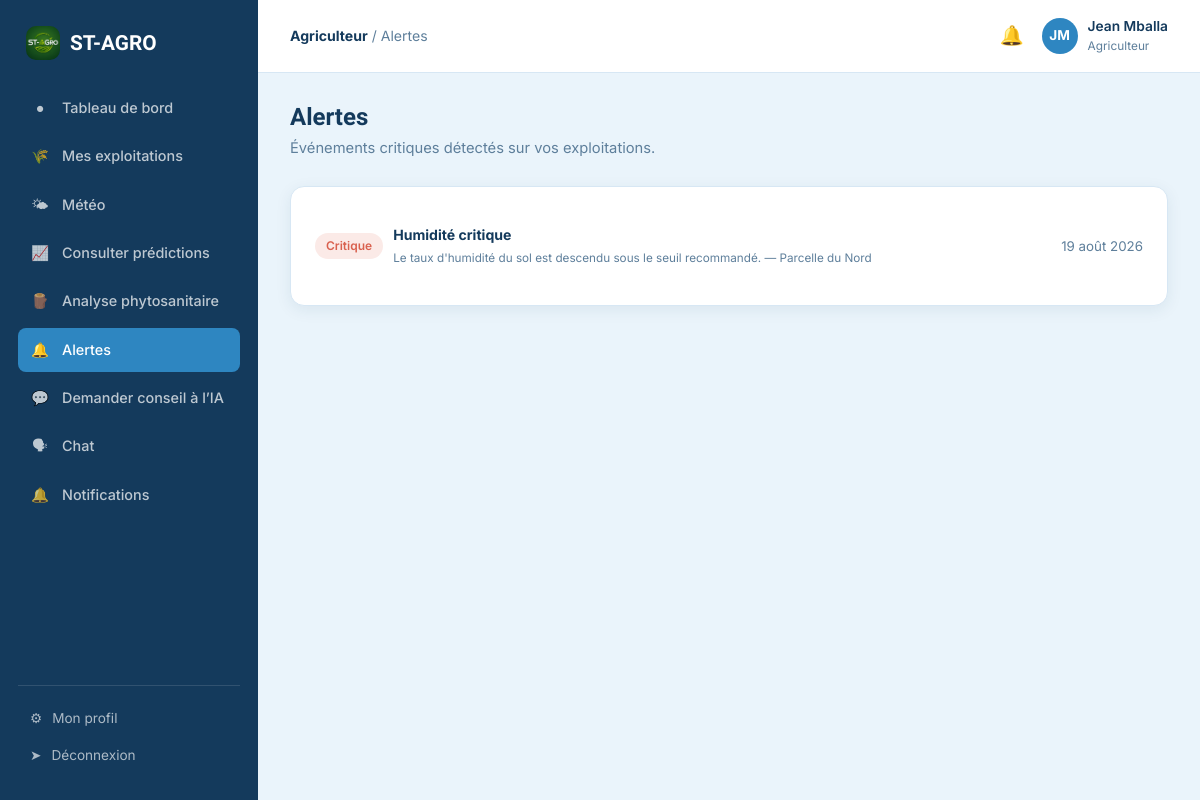
Screenshot of /agriculteur/alertes.php (signed in) with the database file from the repository.
### tables this page shows
CREATE TABLE utilisateurs (
    id INT AUTO_INCREMENT PRIMARY KEY,
    nom VARCHAR(80) NOT NULL,
    prenom VARCHAR(80) NOT NULL,
    email VARCHAR(150) NOT NULL UNIQUE,
    telephone VARCHAR(30) DEFAULT NULL,
    mot_de_passe VARCHAR(255) NOT NULL,
    role ENUM('administrateur','agriculteur','agronome') NOT NULL DEFAULT 'agriculteur',
    photo_profil VARCHAR(255) DEFAULT NULL,
    ville VARCHAR(120) DEFAULT NULL,
    statut ENUM('actif','suspendu') NOT NULL DEFAULT 'actif',
    date_creation DATETIME DEFAULT CURRENT_TIMESTAMP
);

CREATE TABLE alertes (
    id INT AUTO_INCREMENT PRIMARY KEY,
    exploitation_id INT NOT NULL,
    titre VARCHAR(150) NOT NULL,
    message TEXT NOT NULL,
    niveau ENUM('info','warning','critique') NOT NULL DEFAULT 'info',
    envoyee TINYINT(1) NOT NULL DEFAULT 0,
    date_creation DATETIME DEFAULT CURRENT_TIMESTAMP,
    FOREIGN KEY (exploitation_id) REFERENCES exploitations(id) ON DELETE CASCADE
);

CREATE TABLE exploitations (
    id INT AUTO_INCREMENT PRIMARY KEY,
    agriculteur_id INT NOT NULL,
    nom VARCHAR(150) NOT NULL,
    culture VARCHAR(120) NOT NULL,
    type_sol ENUM('sableux','limoneux','argileux','humifere') DEFAULT NULL,
    superficie DECIMAL(10,2) DEFAULT NULL COMMENT 'en hectares',
    ville VARCHAR(120) DEFAULT NULL,
    latitude DECIMAL(10,6) DEFAULT NULL,
    longitude DECIMAL(10,6) DEFAULT NULL,
    adresse_ip VARCHAR(45) DEFAULT NULL,
    irrigation_active TINYINT(1) NOT NULL DEFAULT 0,
    date_plantation DATE DEFAULT NULL,
    statut ENUM('en_cours','recoltee','en_alerte') NOT NULL DEFAULT 'en_cours',
    date_creation DATETIME DEFAULT CURRENT_TIMESTAMP,
    FOREIGN KEY (agriculteur_id) REFERENCES utilisateurs(id) ON DELETE CASCADE
);

### includes/auth.php (called while the page is built, shortened)
<?php
require_once __DIR__ . '/../config/database.php';
function estConnecte(): bool
{
    return isset($_SESSION['user_id']);
}
function utilisateurCourant(): ?array
{
    static $user = null;
    if ($user === null) {
        $stmt = getPDO()->prepare('SELECT id, nom, prenom, email, telephone, role, photo_profil, ville, statut FROM utilisateurs WHERE id = ?');
        $stmt->execute([$_SESSION['user_id']]);
        $user = $stmt->fetch();
    }
    return $user;
}

### config/database.php (called while the page is built, shortened)
<?php
function getPDO(): PDO
{
    static $pdo = null;
    if ($pdo === null) {
        $dsn = 'mysql:host=' . DB_HOST . ';dbname=' . DB_NAME . ';charset=' . DB_CHARSET;
        $options = [
            PDO::ATTR_ERRMODE            => PDO::ERRMODE_EXCEPTION,
            PDO::ATTR_DEFAULT_FETCH_MODE => PDO::FETCH_ASSOC,
            PDO::ATTR_EMULATE_PREPARES   => false,
        ];
        try {
            $pdo = new PDO($dsn, DB_USER, DB_PASS, $options);
        } catch (PDOException $e) {
            die('Erreur de connexion à la base de données : ' . $e->getMessage());
        }
    }
    return $pdo;
}

### includes/functions.php (called while the page is built, shortened)
<?php
function nettoyer(string $valeur): string
{
    return htmlspecialchars(trim($valeur), ENT_QUOTES, 'UTF-8');
}
function formaterDate(string $date): string
{
    $mois = ['01' => 'jan', '02' => 'fév', '03' => 'mar', '04' => 'avr', '05' => 'mai', '06' => 'juin',
             '07' => 'juil', '08' => 'août', '09' => 'sep', '10' => 'oct', '11' => 'nov', '12' => 'déc'];
    $ts = strtotime($date);
    return date('d', $ts) . ' ' . $mois[date('m', $ts)] . ' ' . date('Y', $ts);
}

### agriculteur/alertes.php (the view, shortened to what this page needs)
<?php
require_once __DIR__ . '/../includes/auth.php';
require_once __DIR__ . '/../includes/functions.php';
$user = utilisateurCourant();
$pdo = getPDO();
$stmt = $pdo->prepare("SELECT a.*, e.nom AS exploitation_nom FROM alertes a
    JOIN exploitations e ON e.id = a.exploitation_id
    WHERE e.agriculteur_id = ? ORDER BY a.date_creation DESC");
$stmt->execute([$user['id']]);
$alertes = $stmt->fetchAll();
$filAriane = 'Alertes';
$pageActive = 'alertes';
require __DIR__ . '/../includes/layout_debut.php';
?>
<h1>Alertes</h1>
<p class="sous-titre-page">Événements critiques détectés sur vos exploitations.</p>
<?php if (!$alertes): ?>
    <div class="carte">
        <div class="etat-vide">
            <div class="icone">&#9989;</div>
            <h4>Aucune alerte active</h4>
            <p>Vos exploitations sont dans les paramètres normaux.</p>
        </div>
    </div>
<?php else: ?>
    <div class="carte">
        <?php foreach ($alertes as $a): ?>
            <div class="capteur-item">
                <div class="capteur-nom">
                    <?php $b = $a['niveau'] === 'critique' ? 'badge-rouge' : ($a['niveau'] === 'warning' ? 'badge-ambre' : 'badge-bleu'); ?>
                    <span class="badge <?= $b ?>"><?= ucfirst($a['niveau']) ?></span>
                    <div>
                        <strong style="display:block; color:var(--bleu-fonce);"><?= nettoyer($a['titre']) ?></strong>
                        <small style="color:var(--texte-attenue);"><?= nettoyer($a['message']) ?> — <?= nettoyer($a['exploitation_nom']) ?></small>
                    </div>
                </div>
                <small style="color:var(--texte-attenue);"><?= formaterDate($a['date_creation']) ?></small>
            </div>
        <?php endforeach; ?>
    </div>
<?php endif; ?>
<?php require __DIR__ . '/../includes/layout_fin.php'; ?>

### includes/layout_debut.php (shortened to what this page needs)
<?php
$user = utilisateurCourant();
$role = $user['role'];
$initiales = mb_strtoupper(mb_substr($user['prenom'], 0, 1) . mb_substr($user['nom'], 0, 1));
$libRole = ['agriculteur' => 'Agriculteur', 'agronome' => 'Agronome', 'administrateur' => 'Administrateur'];
?>
<!DOCTYPE html>
<html lang="fr">
<head>
<link rel="stylesheet" href="/st-agro/includes/style.css?v=logo34">
</head>
<body>
<div class="app-shell">
    <aside class="barre-laterale">
        <div class="logo"><img src="/st-agro/logo.png" alt="ST-AGRO"> ST-AGRO</div>
        <ul class="nav-app">
            <?php foreach ($liensParRole[$role] as $lien): ?>
            <li><a href="<?= $lien['href'] ?>" class="<?= $pageActive === $lien['cle'] ? 'actif' : '' ?>">
                <span class="icone"><?= $lien['icone'] ?></span> <?= $lien['texte'] ?>
            </a></li>
            <?php endforeach; ?>
        </ul>
        <div class="barre-laterale-bas">
            <a href="/st-agro/profil.php"><span class="icone">&#9881;</span> Mon profil</a>
            <a href="/st-agro/deconnexion.php"><span class="icone">&#10148;</span> Déconnexion</a>
        </div>
    </aside>
    <div class="zone-app">
        <header class="barre-superieure">
            <div style="display:flex; align-items:center; gap:14px;">
                <div class="fil-ariane"><strong><?= $libRole[$role] ?></strong> / <?= nettoyer($filAriane) ?></div>
            </div>
            <div class="barre-superieure-actions">
                <a href="/st-agro/<?= $role === 'administrateur' ? 'admin' : $role ?>/notifications.php" class="cloche-notif" aria-label="Notifications">
                    &#128276;
                </a>
                <a href="/st-agro/profil.php" class="mini-profil">
                    <div class="avatar"><?= $initiales ?></div>
                    <div>
                        <div class="nom"><?= nettoyer($user['prenom'] . ' ' . $user['nom']) ?></div>
                        <div class="role"><?= $libRole[$role] ?></div>
                    </div>
                </a>
            </div>
        </header>
        <main class="contenu-app">

### includes/style.css (style rules this page uses)
:root { --ciel-fond: #EAF4FB; --ciel-fond-alt: #F6FAFD; --carte: #FFFFFF; --bleu-primaire: #2E86C1; --bleu-primaire-hover: #256FA1; --bleu-fonce: #143A5C; --bleu-clair: #AED6F1; --bleu-liseret: #D9EAF7; --vert-culture: #45A778; --ambre-alerte: #E9A23B; --rouge-critique: #D9614F; --texte: #17324E; --texte-attenue: #5E7F9B; --bordure: #D7E7F4; --police-titre: 'Sora', sans-serif; --police-texte: 'Inter', sans-serif; --police-data: 'JetBrains Mono', monospace; --rayon: 14px; --rayon-sm: 8px; --ombre: 0 4px 16px rgba(20, 58, 92, 0.08); --ombre-lg: 0 12px 32px rgba(20, 58, 92, 0.14); --transition: 180ms ease; }
* { box-sizing: border-box; margin: 0; padding: 0; }
html { scroll-behavior: smooth; }
body { font-family: var(--police-texte); background: var(--ciel-fond); color: var(--texte); line-height: 1.55; -webkit-font-smoothing: antialiased; }
h1, h2, h3, h4 { font-family: var(--police-titre); color: var(--bleu-fonce); line-height: 1.2; }
a { color: var(--bleu-primaire); text-decoration: none; }
img { max-width: 100%; display: block; }
.badge { display: inline-block; padding: 4px 11px; border-radius: 20px; font-size: 0.75rem; font-weight: 600; }
.badge-rouge { background: #FBEAE7; color: var(--rouge-critique); }
.carte { background: var(--carte); border: 1px solid var(--bordure); border-radius: var(--rayon); padding: 24px; box-shadow: var(--ombre); }
.logo { display: flex; align-items: center; gap: 10px; font-family: var(--police-titre); font-weight: 800; font-size: 1.3rem; color: var(--bleu-fonce); }
.logo img { display: block; flex: 0 0 34px; width: 34px !important; height: 34px !important; max-width: 34px !important; max-height: 34px !important; aspect-ratio: 1 / 1; object-fit: contain; border-radius: 10px; }
.app-shell { display: grid; grid-template-columns: 258px 1fr; min-height: 100vh; }
.barre-laterale { background: var(--bleu-fonce); color: #fff; padding: 26px 18px; display: flex; flex-direction: column; position: sticky; top: 0; height: 100vh; }
.barre-laterale .logo { color: #fff; padding: 0 8px 26px; }
.nav-app { list-style: none; display: flex; flex-direction: column; gap: 4px; flex: 1; overflow-y: auto; }
.nav-app a { display: flex; align-items: center; gap: 12px; color: rgba(255,255,255,0.72); padding: 11px 12px; border-radius: var(--rayon-sm); font-size: 0.9rem; font-weight: 500; transition: var(--transition); }
.nav-app a.actif { background: var(--bleu-primaire); color: #fff; }
.nav-app .icone { width: 20px; text-align: center; }
.barre-laterale-bas { border-top: 1px solid rgba(255,255,255,0.12); padding-top: 14px; margin-top: 10px; }
.barre-laterale-bas a { color: rgba(255,255,255,0.65); font-size: 0.85rem; display: flex; align-items: center; gap: 10px; padding: 8px 12px; }
.zone-app { display: flex; flex-direction: column; min-height: 100vh; background: var(--ciel-fond); }
.barre-superieure { background: var(--carte); border-bottom: 1px solid var(--bordure); padding: 16px 32px; display: flex; align-items: center; justify-content: space-between; position: sticky; top: 0; z-index: 30; }
.fil-ariane { color: var(--texte-attenue); font-size: 0.88rem; }
.fil-ariane strong { color: var(--bleu-fonce); }
.barre-superieure-actions { display: flex; align-items: center; gap: 18px; }
.cloche-notif { position: relative; font-size: 1.2rem; color: var(--bleu-fonce); }
.mini-profil { display: flex; align-items: center; gap: 10px; }
.avatar { width: 36px; height: 36px; border-radius: 50%; background: var(--bleu-primaire); color: #fff; display: flex; align-items: center; justify-content: center; font-weight: 700; font-size: 0.85rem; }
.mini-profil .nom { font-size: 0.86rem; font-weight: 600; color: var(--bleu-fonce); }
.mini-profil .role { font-size: 0.74rem; color: var(--texte-attenue); }
.contenu-app { padding: 30px 32px; flex: 1; }
.contenu-app h1 { font-size: 1.5rem; margin-bottom: 6px; }
.sous-titre-page { color: var(--texte-attenue); margin-bottom: 26px; font-size: 0.92rem; }
.capteur-item { display: flex; align-items: center; justify-content: space-between; padding: 13px 0; border-bottom: 1px solid var(--bordure); }
.capteur-item:last-child { border-bottom: none; }
.capteur-nom { display: flex; align-items: center; gap: 10px; font-size: 0.88rem; }

### rows the page displays
utilisateurs: role "Agriculteur", initiales "JM", nettoyer($user['prenom'] . ' ' . $user['nom']) "Jean Mballa"
alertes: niveau "Critique", titre "Humidité critique", message "Le taux d'humidité du sol est descendu sous le seuil recommandé.", exploitation.nom "Parcelle du Nord", date_creation "19 août 2026"

### other values shown
$lien['icone'] "●"
$lien['texte'] "Tableau de bord"
$lien['icone'] "🌾"
$lien['texte'] "Mes exploitations"
$lien['icone'] "🌤"
$lien['texte'] "Météo"
$lien['icone'] "📈"
$lien['texte'] "Consulter prédictions"
$lien['icone'] "🪵"
$lien['texte'] "Analyse phytosanitaire"
$lien['icone'] "🔔"
$lien['texte'] "Alertes"
$lien['icone'] "💬"
$lien['texte'] "Demander conseil à l’IA"
$lien['icone'] "🗣"
